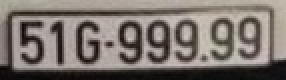
#> input picture Save/0.jpg, 143 x 40 px (shown 2 times larger); its folder holds 5 pictures in this run
$ python test2.py
#> lines starting #> are read from the running program, lines starting #| are printed output that depends on the picture; after the words box and inside, x2 and y2 are one past the last pixel; in counts of white or black regions, pixels touching at a corner belong together
import cv2 as cv
import os
Bs = []
id = []
for filename in os.listdir("Save"):
    img = cv.imread(os.path.join("Save", filename))
#> img is the input picture: shape (40, 143, 3); mean B, G, R 108.5, 114.5, 122.7
    if img is not None:
        Bs.append(img)
        id.append(filename)
chiu_chiu = []
#> chiu_chiu = []


img = cv.imread(r'Save/110224 save.jpg')
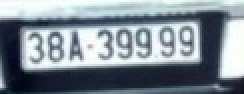
#> input picture Save/110224 save.jpg, 122 x 47 px (shown 2 times larger)
#> img is the input picture: shape (47, 122, 3); mean B, G, R 147.6, 138.3, 127.4
#110109
img_cp = img.copy()

gray = cv.cvtColor(img, cv.COLOR_BGR2GRAY)
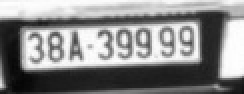
#> gray: shape (47, 122) (shown 2 times larger); min 5, max 255, mean 136.1
gray = cv.GaussianBlur(gray, (5,5) , 0)
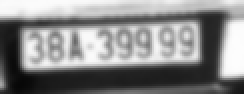
#> gray: shape (47, 122) (shown 2 times larger); min 7, max 253, mean 135.9
#gray = cv.equalizeHist(gray)
ret, gray = cv.threshold(gray, 200, 255, cv.THRESH_BINARY)
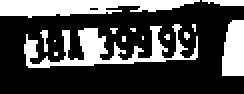
#> gray: shape (47, 122) (shown 2 times larger); 28.7% white; 14 white regions (9 under 20 px)
contours, hierachy = cv.findContours(gray, cv.RETR_TREE, cv.CHAIN_APPROX_SIMPLE)
#> contours = 15 contours, 11 with area under 20; largest, box (x1, y1, x2, y2) and area: (0, 0, 100, 9) 482, (12, 12, 99, 34) 470, (111, 10, 122, 38) 234, (101, 0, 122, 3) 27
max = 0
for i in range(hierachy.shape[1]):
    leftmost = tuple(contours[i][contours[i][:, :, 0].argmin()][0])
    rightmost = tuple(contours[i][contours[i][:, :, 0].argmax()][0])
    a = rightmost[1] - leftmost[1]
    if (a > max):
        max = a
        b = i
#> this loop made 15 passes
#> (leftmost, rightmost, a, max) on passes 1, 4, 7: ((27, 26), (28, 27), 1, 1), ((61, 18), (62, 20), 2, 2), ((20, 16), (23, 25), 9, 9)
#> (leftmost, rightmost, a) on passes 5, 6, 8, 9, 10, 11: ((82, 18), (84, 19), 1), ((92, 16), (94, 18), 2), ((65, 14), (67, 15), 1), ((55, 14), (58, 14), 0), ((96, 12), (97, 14), 2), ((12, 22), (98, 28), 6)
#> after the loop, b = 6; max = 9
    # if (hierachy[0, i][0] != -1 or (hierachy[0, i][3] == 0 and hierachy[0, i][0] == -1)):
    # cv.drawContours(img_cp, contours, i, (0, 255, 0))
print(hierachy)
#> (printed output is left out)
print(b)
#| 6
bien = hierachy[0, b][2]
#> bien = -1


while (bien != -1 ):

    cv.drawContours(img_cp, contours, bien, (0, 255, 0), 1)
    bien = hierachy[0, bien][0]
#> this loop made 0 passes

cv.drawContours(img_cp,contours, -1, (0,255,0))
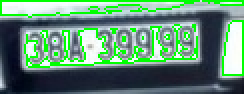
#> img_cp: shape (47, 122, 3) (shown 2 times larger); 13.29% of pixels changed, all inside (x1, y1, x2, y2) = (0, 0, 122, 38)
cv.imshow('s',img_cp)
cv.waitKey(0)
